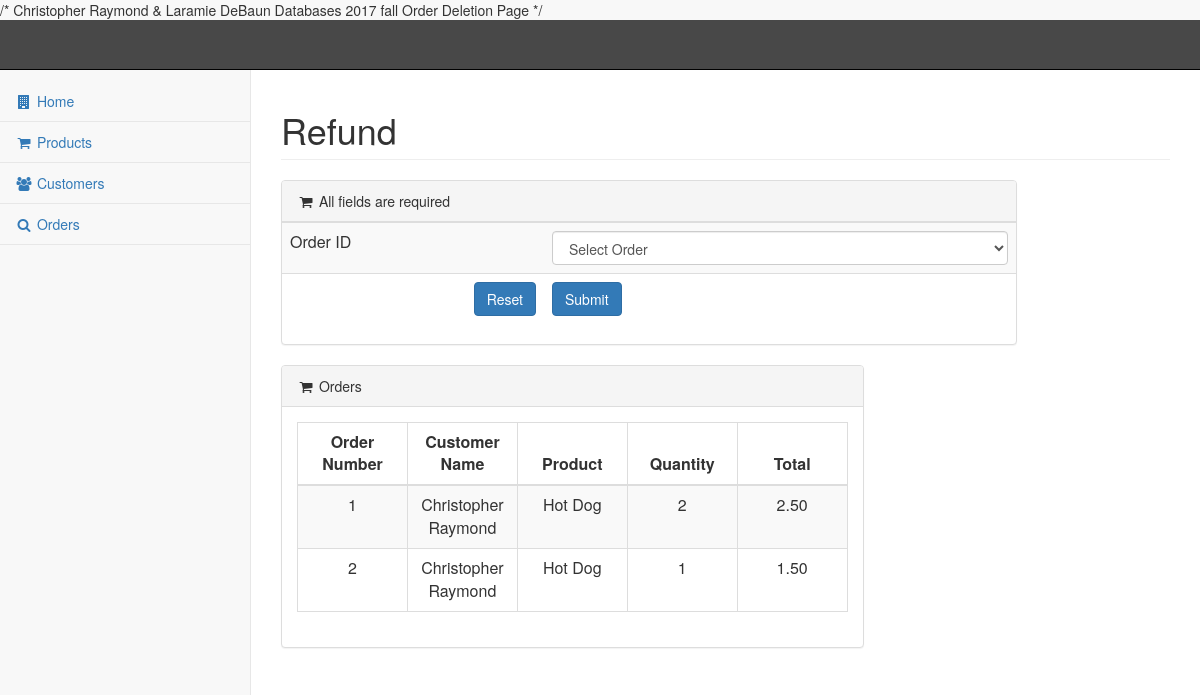
Page /pages/delOrder.php on the earlier database version.
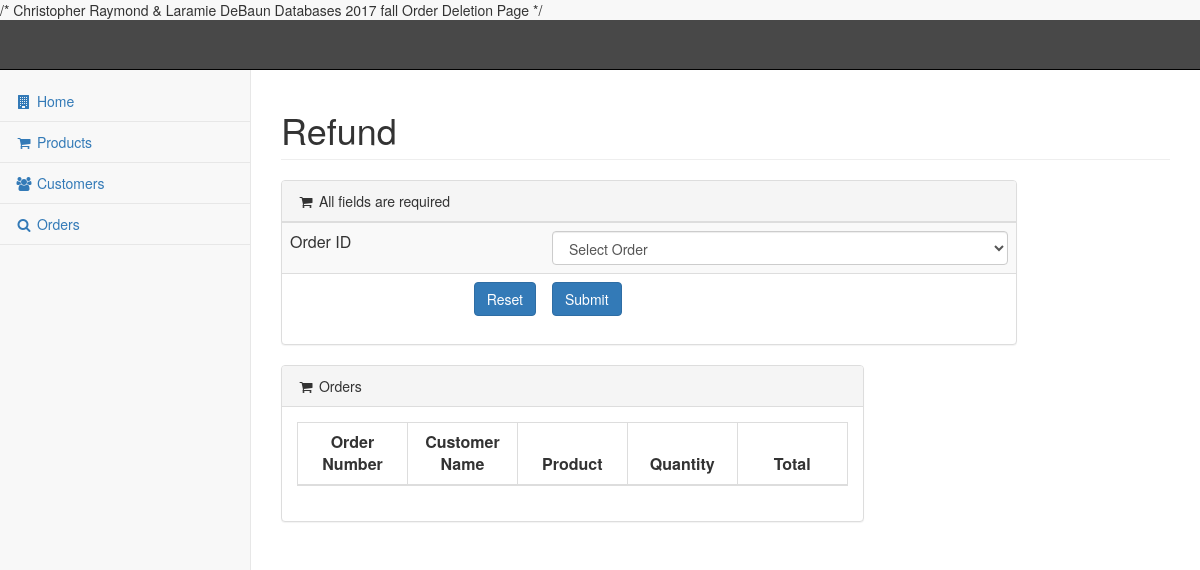
Same page on the later database version.
### tables this page shows
CREATE TABLE IF NOT EXISTS `order` (
  `PRODUCT_ID` int NOT NULL,
  `CUST_IDNO` int NOT NULL,
  `QUANTITY` int NOT NULL,
  `PRICE_EACH` varchar(10) NOT NULL,
  `TOTAL_PAID` varchar(10) NOT NULL,
  `ORDER_NUM` int NOT NULL AUTO_INCREMENT,
  PRIMARY KEY (`ORDER_NUM`),
  KEY `CUST_IDNO` (`CUST_IDNO`),
  KEY `PRODUCT_ID` (`PRODUCT_ID`)
);

CREATE TABLE IF NOT EXISTS `customer` (
  `NAME` varchar(254) NOT NULL,
  `PHONENO` varchar(12) NOT NULL,
  `ADDRESS` varchar(256) NOT NULL,
  `EMAIL` varchar(100) NOT NULL,
  `USERNAME` varchar(12) NOT NULL,
  `PASSWORD` varchar(12) NOT NULL,
  `CREATEDDATE` datetime NOT NULL,
  `IDNUMBER` int NOT NULL AUTO_INCREMENT,
  PRIMARY KEY (`IDNUMBER`),
  UNIQUE KEY `EMAIL_UNIQUE` (`EMAIL`)
);

CREATE TABLE IF NOT EXISTS `product` (
  `PRODUCT_ID` int NOT NULL AUTO_INCREMENT,
  `DESCRIPTION` varchar(256) NOT NULL,
  `TYPE` enum('APPETIZER','SALAD','BEVERAGE','MAINDISH','DESSERT') DEFAULT NULL,
  `QUANTITY` int NOT NULL,
  `COST` varchar(10) NOT NULL,
  `PRODUCT_IMAGE` varchar(256) NOT NULL,
  PRIMARY KEY (`PRODUCT_ID`)
);

### pages/delOrder.php (the view, shortened to what this page needs)
<?php include_once ($_SERVER ['DOCUMENT_ROOT'] . '/pages/header.php'); ?>
<body>
    <div id="page-wrapper">
        <div class="row">
            <div class="col-lg-12">
                <h1 class="page-header">Refund</h1>
            </div>
        </div>
        <div class="row">
            <div class="col-lg-10">
                <div class="panel panel-default">
                    <div class="panel-heading">
                        <i class="fa fa-shopping-cart fa-fw"></i> All fields are required
                    </div>
                    <form name="order" method= "POST"  action="/pages/removeOrder.php" onsubmit="return validateForm();">
                        <table class="table table-striped">
                            <tr>
                                <td>Order ID</td>
                                <td>
	                                <select class="form-control" id="order" name="order">
									<?php
										echo "<option value=\"\" > Select Order</option>";
									?>
									</select>
                                </td>
                            </tr>
                            <tr>
                                <td><input class="btn btn-primary pull-right" type="reset" value="Reset"></td>
                                <td><input class="btn btn-primary" type="submit" value="Submit"></td>
                            </tr>
                        </table>
                    </form>
                </div>
            </div>
            <div class="col-lg-8">
            <div class="panel panel-default">
				<div class="panel-heading">
					<i class="fa fa-shopping-cart fa-fw"></i> Orders
				</div>
				<div class="panel-body">
                    <table id="customers" class="table table-striped table-bordered"><?php
							$query = "SELECT O.ORDER_NUM AS ORDER_NUM, C.NAME AS NAME, P.DESCRIPTION AS DESCRIPTION, O.QUANTITY AS QUANTITY, O.TOTAL_PAID AS TOTAL_PAID
								FROM `ORDER` O
								LEFT OUTER JOIN PRODUCT P ON O.PRODUCT_ID = P.PRODUCT_ID
								LEFT OUTER JOIN CUSTOMER C ON O.CUST_IDNO = C.IDNUMBER
								ORDER BY O.ORDER_NUM ASC";
							$result = $mysqli->query($query);
				            echo "<thead>";
					        	echo "<th style='text-align:center' width=\"" . 100/mysqli_num_fields($result) . "%\">Order Number</th>";
	            				echo "<th style='text-align:center' width=\"" . 100/mysqli_num_fields($result) . "%\">Customer Name</th>";
	            				echo "<th style='text-align:center' width=\"" . 100/mysqli_num_fields($result) . "%\">Product</th>";
	            				echo "<th style='text-align:center' width=\"" . 100/mysqli_num_fields($result) . "%\">Quantity</th>";
	            				echo "<th style='text-align:center' width=\"" . 100/mysqli_num_fields($result) . "%\">Total</th>";
				            echo "</thead>";
				            echo "<tbody>";
				            	while($row = mysqli_fetch_array($result)){
				                  	echo "<tr>";
				                  	echo "<td align='center'>" . $row['ORDER_NUM'] . "</td>";
            			      		echo "<td align='center'>" . $row['NAME'] . "</td>";
            			      		echo "<td align='center'>" . $row['DESCRIPTION'] . "</td>";
            			      		echo "<td align='center'>" . $row['QUANTITY'] . "</td>";
            			      		echo "<td align='center'>" . $row['TOTAL_PAID'] . "</td>";
            			      		echo "</tr>";
				            	}
			            	?>
			            </tbody>
					</table>
                </div>
			</div>
		</div>
        </div>
    </div>
</body>
<?php
    include_once ($_SERVER ['DOCUMENT_ROOT'] . '/pages/footer.php');
    ?>

Differences in the rows shown:
removed order: ORDER_NUM "1", customer.NAME "Christopher Raymond", PRODUCT_ID.DESCRIPTION "Hot Dog", QUANTITY "2", TOTAL_PAID "2.50"
removed order: ORDER_NUM "2", customer.NAME "Christopher Raymond", PRODUCT_ID.DESCRIPTION "Hot Dog", QUANTITY "1", TOTAL_PAID "1.50"
